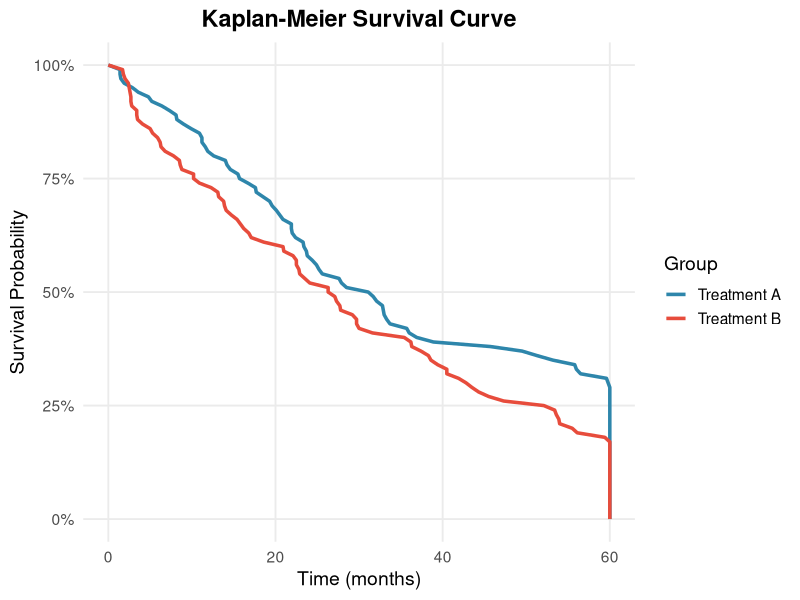
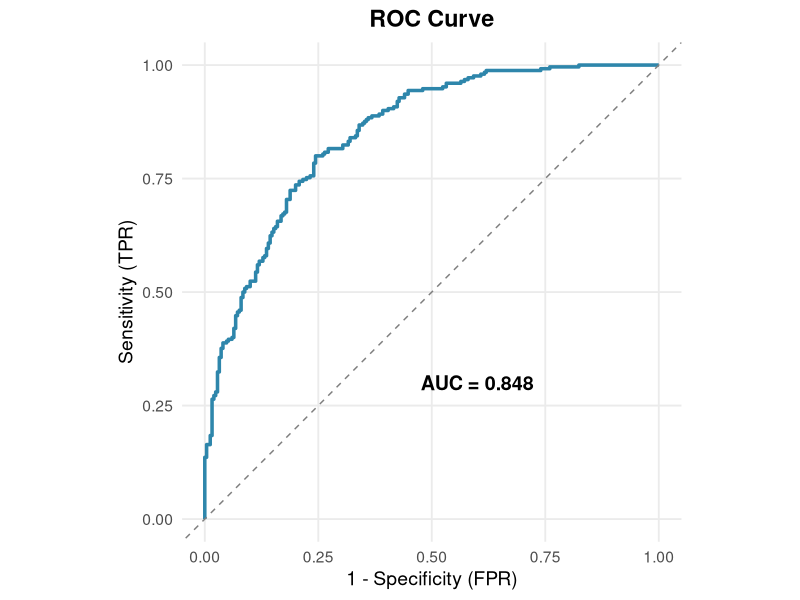
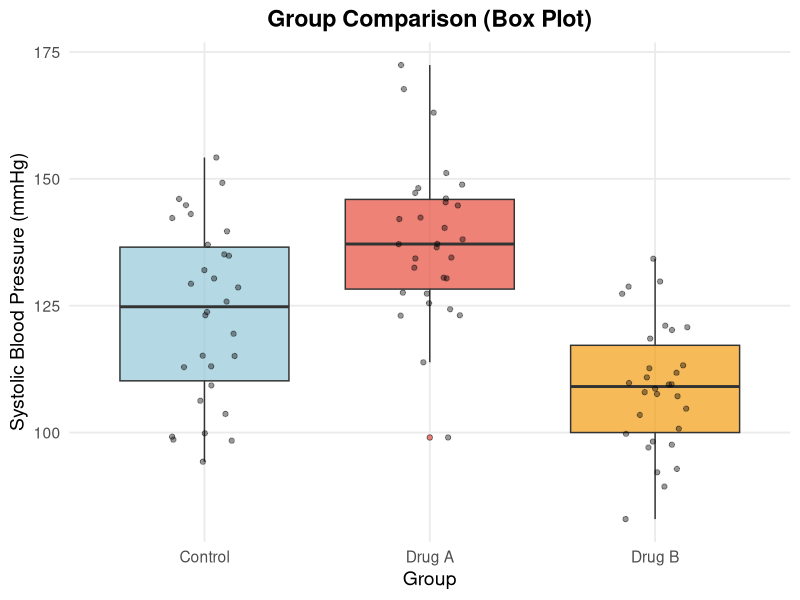
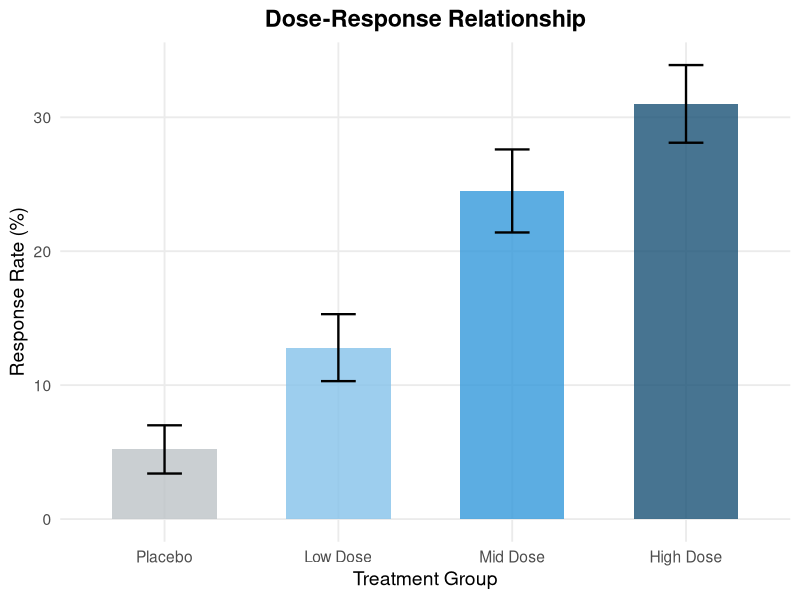
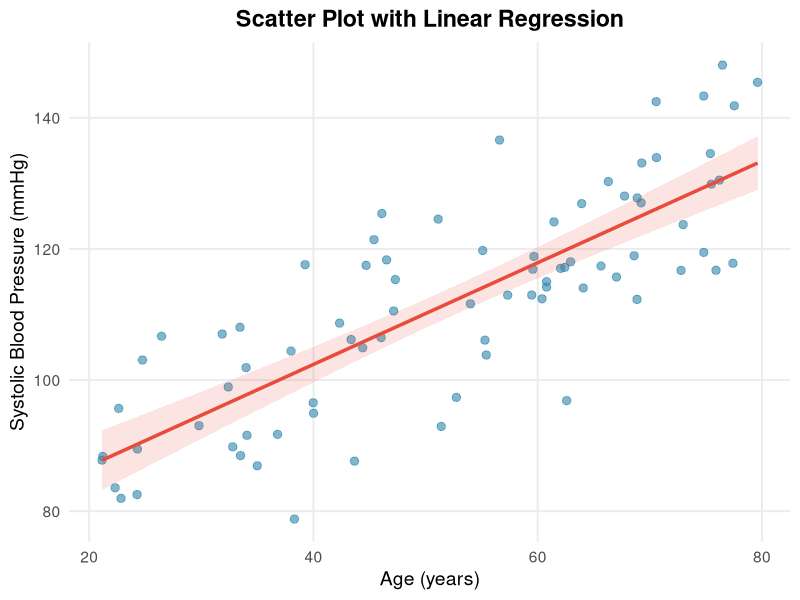
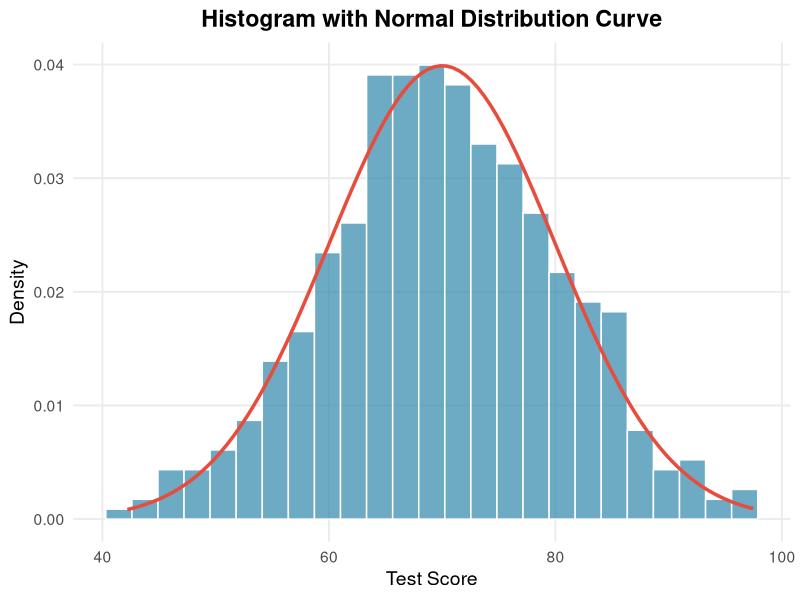
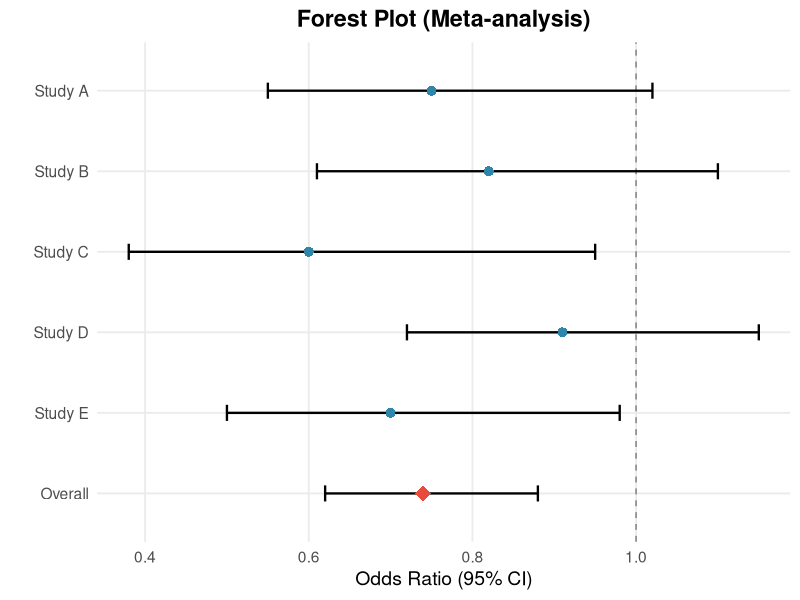
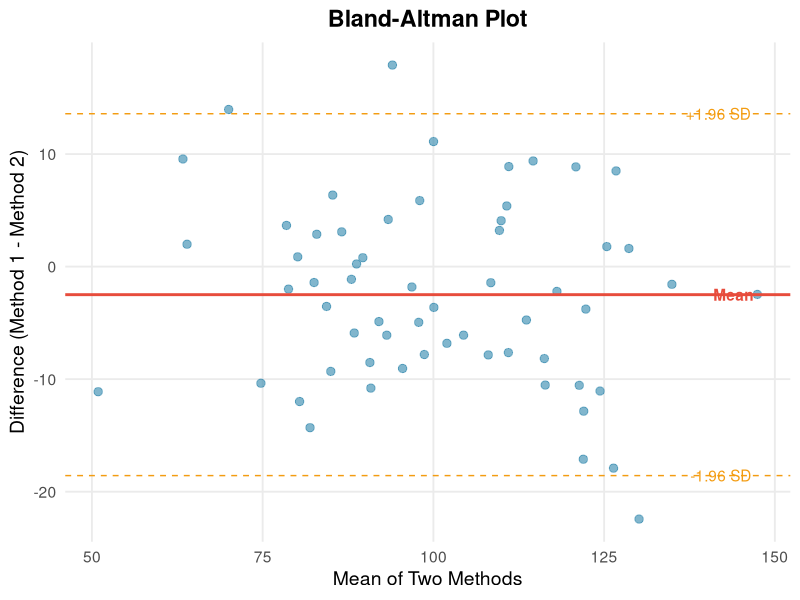

These charts were generated, in order, by the following R code:
library(ggplot2)

theme_medical <- theme_minimal(base_size = 14) +
  theme(
    plot.title = element_text(face = "bold", hjust = 0.5),
    plot.subtitle = element_text(hjust = 0.5, color = "grey40"),
    panel.grid.minor = element_blank()
  )

# 1. Kaplan-Meier Survival Curve
set.seed(42)
n <- 100
time_a <- rexp(n, rate = 0.02)
time_b <- rexp(n, rate = 0.035)
surv_data <- data.frame(
  time = c(pmin(time_a, 60), pmin(time_b, 60)),
  group = rep(c("Treatment A", "Treatment B"), each = n)
)
surv_data$time <- round(surv_data$time, 1)

surv_plot_data <- do.call(rbind, lapply(split(surv_data, surv_data$group), function(d) {
  sorted <- sort(d$time)
  nn <- length(sorted)
  data.frame(
    time = c(0, rep(sorted, each = 2)),
    surv = c(1, rep(1 - (1:nn) / nn, each = 2))[1:(2*nn+1)],
    group = d$group[1]
  )
}))

png("km_survival_curve.png", width = 800, height = 600, res = 150)
ggplot(surv_plot_data, aes(x = time, y = surv, color = group)) +
  geom_line(linewidth = 1.2) +
  labs(title = "Kaplan-Meier Survival Curve",
       x = "Time (months)", y = "Survival Probability", color = "Group") +
  scale_y_continuous(limits = c(0, 1), labels = scales::percent) +
  scale_color_manual(values = c("#2E86AB", "#E74C3C")) +
  theme_medical
dev.off()

# 2. ROC Curve
set.seed(123)
n <- 500
scores <- c(rnorm(n/2, mean = 1.5, sd = 1), rnorm(n/2, mean = 0, sd = 1))
labels <- c(rep(1, n/2), rep(0, n/2))
thresholds <- sort(unique(scores), decreasing = TRUE)
tpr <- sapply(thresholds, function(t) sum(scores >= t & labels == 1) / sum(labels == 1))
fpr <- sapply(thresholds, function(t) sum(scores >= t & labels == 0) / sum(labels == 0))
auc_val <- round(sum(diff(c(0, fpr)) * (head(tpr, -1) + tail(tpr, -1)) / 2), 3)

roc_df <- data.frame(FPR = c(0, fpr, 1), TPR = c(0, tpr, 1))

png("roc_curve.png", width = 800, height = 600, res = 150)
ggplot(roc_df, aes(x = FPR, y = TPR)) +
  geom_line(color = "#2E86AB", linewidth = 1.2) +
  geom_abline(linetype = "dashed", color = "grey50") +
  annotate("text", x = 0.6, y = 0.3, label = paste0("AUC = ", auc_val), size = 5, fontface = "bold") +
  labs(title = "ROC Curve", x = "1 - Specificity (FPR)", y = "Sensitivity (TPR)") +
  coord_equal() +
  theme_medical
dev.off()

# 3. Box Plot (Group Comparison)
set.seed(456)
box_data <- data.frame(
  value = c(rnorm(30, 120, 15), rnorm(30, 135, 18), rnorm(30, 110, 12)),
  group = factor(rep(c("Control", "Drug A", "Drug B"), each = 30),
                 levels = c("Control", "Drug A", "Drug B"))
)

png("boxplot_comparison.png", width = 800, height = 600, res = 150)
ggplot(box_data, aes(x = group, y = value, fill = group)) +
  geom_boxplot(alpha = 0.7, outlier.shape = 21) +
  geom_jitter(width = 0.15, alpha = 0.4, size = 1.5) +
  scale_fill_manual(values = c("#95C8D8", "#E74C3C", "#F39C12")) +
  labs(title = "Group Comparison (Box Plot)",
       x = "Group", y = "Systolic Blood Pressure (mmHg)") +
  theme_medical + theme(legend.position = "none")
dev.off()

# 4. Bar Chart with Error Bars
set.seed(789)
bar_data <- data.frame(
  group = factor(c("Placebo", "Low Dose", "Mid Dose", "High Dose"),
                 levels = c("Placebo", "Low Dose", "Mid Dose", "High Dose")),
  mean = c(5.2, 12.8, 24.5, 31.0),
  se = c(1.8, 2.5, 3.1, 2.9)
)

png("barplot_errorbars.png", width = 800, height = 600, res = 150)
ggplot(bar_data, aes(x = group, y = mean, fill = group)) +
  geom_col(alpha = 0.8, width = 0.6) +
  geom_errorbar(aes(ymin = mean - se, ymax = mean + se), width = 0.2, linewidth = 0.8) +
  scale_fill_manual(values = c("#BDC3C7", "#85C1E9", "#3498DB", "#1A5276")) +
  labs(title = "Dose-Response Relationship",
       x = "Treatment Group", y = "Response Rate (%)") +
  theme_medical + theme(legend.position = "none")
dev.off()

# 5. Scatter Plot with Regression
set.seed(101)
n <- 80
age <- runif(n, 20, 80)
bp <- 70 + 0.8 * age + rnorm(n, 0, 10)
scatter_df <- data.frame(Age = age, SBP = bp)

png("scatter_regression.png", width = 800, height = 600, res = 150)
ggplot(scatter_df, aes(x = Age, y = SBP)) +
  geom_point(alpha = 0.6, color = "#2E86AB", size = 2.5) +
  geom_smooth(method = "lm", color = "#E74C3C", fill = "#E74C3C", alpha = 0.15, linewidth = 1.2) +
  labs(title = "Scatter Plot with Linear Regression",
       x = "Age (years)", y = "Systolic Blood Pressure (mmHg)") +
  theme_medical
dev.off()

# 6. Histogram with Normal Curve
set.seed(202)
hist_data <- data.frame(value = rnorm(500, mean = 70, sd = 10))

png("histogram_normal.png", width = 800, height = 600, res = 150)
ggplot(hist_data, aes(x = value)) +
  geom_histogram(aes(y = after_stat(density)), bins = 25, fill = "#2E86AB", alpha = 0.7, color = "white") +
  stat_function(fun = dnorm, args = list(mean = 70, sd = 10), color = "#E74C3C", linewidth = 1.2) +
  labs(title = "Histogram with Normal Distribution Curve",
       x = "Test Score", y = "Density") +
  theme_medical
dev.off()

# 7. Forest Plot (Meta-analysis style)
forest_data <- data.frame(
  study = factor(c("Study A", "Study B", "Study C", "Study D", "Study E", "Overall"),
                 levels = rev(c("Study A", "Study B", "Study C", "Study D", "Study E", "Overall"))),
  or = c(0.75, 0.82, 0.60, 0.91, 0.70, 0.74),
  lower = c(0.55, 0.61, 0.38, 0.72, 0.50, 0.62),
  upper = c(1.02, 1.10, 0.95, 1.15, 0.98, 0.88),
  is_overall = c(FALSE, FALSE, FALSE, FALSE, FALSE, TRUE)
)

png("forest_plot.png", width = 900, height = 550, res = 150)
ggplot(forest_data, aes(x = or, y = study)) +
  geom_vline(xintercept = 1, linetype = "dashed", color = "grey50") +
  geom_errorbarh(aes(xmin = lower, xmax = upper), height = 0.2, linewidth = 0.8) +
  geom_point(aes(size = is_overall, shape = is_overall, color = is_overall)) +
  scale_shape_manual(values = c(16, 18)) +
  scale_size_manual(values = c(3, 5)) +
  scale_color_manual(values = c("#2E86AB", "#E74C3C")) +
  labs(title = "Forest Plot (Meta-analysis)",
       x = "Odds Ratio (95% CI)", y = "") +
  theme_medical + theme(legend.position = "none")
dev.off()

# 8. Bland-Altman Plot
set.seed(303)
n <- 60
method1 <- rnorm(n, 100, 20)
method2 <- method1 + rnorm(n, 2, 8)
ba_df <- data.frame(
  mean_val = (method1 + method2) / 2,
  diff_val = method1 - method2
)
mean_diff <- mean(ba_df$diff_val)
sd_diff <- sd(ba_df$diff_val)

png("bland_altman.png", width = 800, height = 600, res = 150)
ggplot(ba_df, aes(x = mean_val, y = diff_val)) +
  geom_point(alpha = 0.6, color = "#2E86AB", size = 2.5) +
  geom_hline(yintercept = mean_diff, color = "#E74C3C", linewidth = 1) +
  geom_hline(yintercept = mean_diff + 1.96 * sd_diff, linetype = "dashed", color = "#F39C12") +
  geom_hline(yintercept = mean_diff - 1.96 * sd_diff, linetype = "dashed", color = "#F39C12") +
  annotate("text", x = max(ba_df$mean_val), y = mean_diff, label = "Mean", hjust = 1.1, color = "#E74C3C", fontface = "bold") +
  annotate("text", x = max(ba_df$mean_val), y = mean_diff + 1.96 * sd_diff, label = "+1.96 SD", hjust = 1.1, color = "#F39C12") +
  annotate("text", x = max(ba_df$mean_val), y = mean_diff - 1.96 * sd_diff, label = "-1.96 SD", hjust = 1.1, color = "#F39C12") +
  labs(title = "Bland-Altman Plot",
       x = "Mean of Two Methods", y = "Difference (Method 1 - Method 2)") +
  theme_medical
dev.off()

# 9. Heatmap (Correlation Matrix)
set.seed(404)
vars <- c("Age", "BMI", "SBP", "DBP", "HR", "Chol", "Glu")
n_vars <- length(vars)
cor_mat <- matrix(runif(n_vars^2, -1, 1), n_vars, n_vars)
cor_mat <- (cor_mat + t(cor_mat)) / 2
diag(cor_mat) <- 1
cor_mat <- round(pmin(pmax(cor_mat, -1), 1), 2)

heat_df <- expand.grid(Var1 = vars, Var2 = vars)
heat_df$value <- as.vector(cor_mat)

png("heatmap_correlation.png", width = 800, height = 700, res = 150)
ggplot(heat_df, aes(x = Var1, y = Var2, fill = value)) +
  geom_tile(color = "white", linewidth = 0.5) +
  geom_text(aes(label = sprintf("%.2f", value)), size = 3.2) +
  scale_fill_gradient2(low = "#2E86AB", mid = "white", high = "#E74C3C", midpoint = 0, limits = c(-1, 1)) +
  labs(title = "Correlation Heatmap", x = "", y = "", fill = "r") +
  theme_medical +
  theme(axis.text.x = element_text(angle = 45, hjust = 1))
dev.off()

# 10. Paired Before-After Plot
set.seed(505)
n <- 20
before <- rnorm(n, 140, 15)
after <- before - rnorm(n, 12, 8)
paired_df <- data.frame(
  id = rep(1:n, 2),
  time = factor(rep(c("Before", "After"), each = n), levels = c("Before", "After")),
  value = c(before, after)
)

png("paired_before_after.png", width = 800, height = 600, res = 150)
ggplot(paired_df, aes(x = time, y = value)) +
  geom_line(aes(group = id), alpha = 0.3, color = "grey50") +
  geom_point(aes(color = time), size = 3, alpha = 0.7) +
  stat_summary(fun = mean, geom = "point", size = 5, shape = 18, color = "#1A1A1A") +
  stat_summary(fun = mean, geom = "line", aes(group = 1), linewidth = 1.5, color = "#1A1A1A") +
  scale_color_manual(values = c("#E74C3C", "#2E86AB")) +
  labs(title = "Paired Before-After Comparison",
       x = "", y = "Systolic Blood Pressure (mmHg)") +
  theme_medical + theme(legend.position = "none")
dev.off()

cat("All 10 graphs generated successfully.\n")
